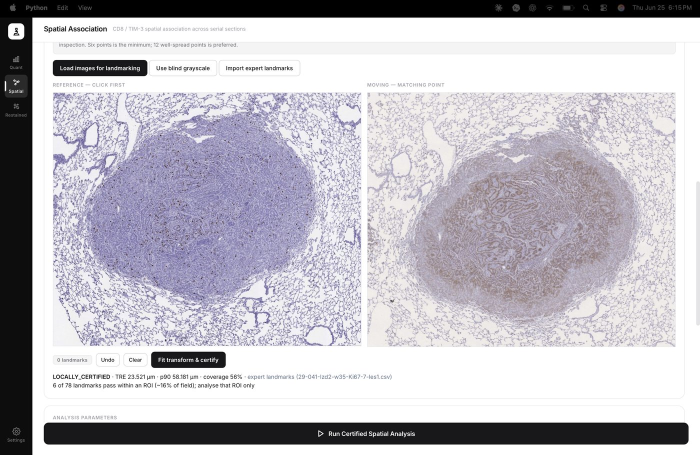
#> input picture assets/landmark_certified.jpg, 1400 x 910 px (shown at 1/2 size); its folder holds only this picture in this run
$ python -i serial_registration.py   (imports and definitions only)   (older library calls are emulated)
#> lines starting #> are read from the running program, lines starting #| are printed output that depends on the picture; after the words box and inside, x2 and y2 are one past the last pixel; in counts of white or black regions, pixels touching at a corner belong together
"""
serial_registration.py
Serial-section-appropriate registration + structural QC + local-residual TRE
for paired H-DAB CD8 / TIM-3 sections (Phase A certification).

WHY THIS EXISTS (see ihc.md "Phase A — registration redesign"):
The legacy path (registration.py: rigid Euler2D MI, then nuclear ORB/SIFT) cannot
register serial sections — individual nuclei are different physical objects across
the z-gap, so nuclear texture does not correspond — and its QC fails *closed* on
genuinely well-aligned tissue (residual measured on the same non-repeatable nuclear
features). This module instead:

  1. Registers on a LOW-FREQUENCY STRUCTURAL hematoxylin signal (vessels, lumens,
     sinusoids, tissue boundaries) at σ≈12 µm — the morphology shared across serial
     sections; single nuclei are blurred away.
  2. Uses a SIMILARITY transform (rotation + translation + uniform scale) so any
     within-pair scale difference is absorbed (rigid cannot), and exports the
     estimated scale for cross-check against the scale-bar ratio.
  3. EVALUATES multiple candidate transforms (multi-init multi-resolution MI +
     phase correlation + identity) and SELECTS by LOCAL STRUCTURAL CONSENSUS —
     dense patch phase-correlation, rewarding many confident locally-aligned
     patches with low residual. (A global NCC/MI is too flat on near-uniform liver
     parenchyma and was the cause of the spurious identity fallbacks.)
  4. CERTIFIES by LOCAL residual measured directly on structure (patch
     phase-correlation residual flow → median / p90 / per-region max), cross-checked
     by independent LUMEN-CENTROID TRE, and produces green/magenta + checkerboard
     overlays for a human 2-minute visual confirmation.

HONESTY: the patch-flow residual is measured on the structural channel that MI was
optimised on (so it is a consistency check, not a fully independent gold standard);
the lumen-centroid TRE (independent objects) and the human visual overlays are what
close the independence gap, as the scope requires.
"""

import os
import math
import numpy as np

from registration import (
    extract_hematoxylin,
    _rgb_to_gray,
    _load_rgb_thumbnail,
    _sitk_to_affine,
)


# ──────────────────────────────────────────────────────────────────────────────
# 1. Scale-bar self-calibration (burned-in 100 µm bar)
# ──────────────────────────────────────────────────────────────────────────────
def detect_scale_bar_px(image_path: str, bar_um: float = 100.0):
    """
    Robustly measure the burned-in scale bar length (px) in the bottom strip.

    The bar is a SOLID horizontal segment; the "100 µm" label above it is thin
    text. The legacy extractor mis-measured by merging the two; here we take the
    longest CONTIGUOUS solid dark run (fill≈1, short height), voted across a small
    threshold sweep so anti-aliasing / text-merge artefacts are rejected.

    Returns dict: {bar_px, pixel_size_um, bbox=(x,y,w,h), source}; bar_px None on
    failure.
    """
#> called with image_path = 'assets/landmark_certified.jpg', bar_um = 100
    import cv2
    from PIL import Image
    try:
        g = np.array(Image.open(image_path).convert("L"))
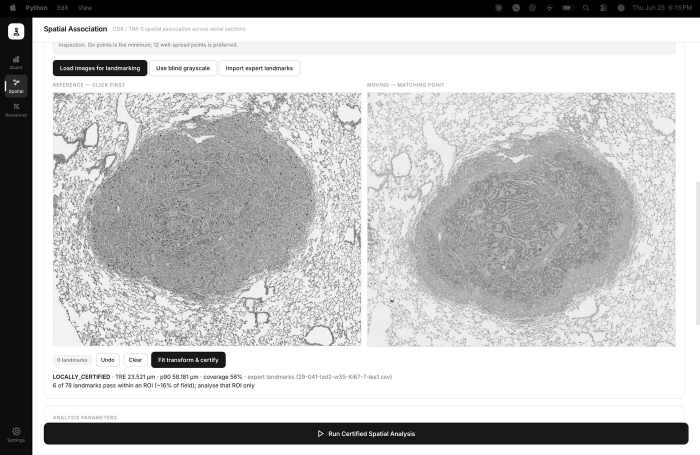
#> g: shape (910, 1400) (shown at 1/2 size); min 0, max 255, mean 191
    except Exception as e:
        return {"bar_px": None, "pixel_size_um": None, "bbox": None,
                "source": f"load_failed:{e}"}

    h, w = g.shape
#> h = 910; w = 1400
    y0 = int(h * 0.80)
#> y0 = 728
    strip = g[y0:, :]
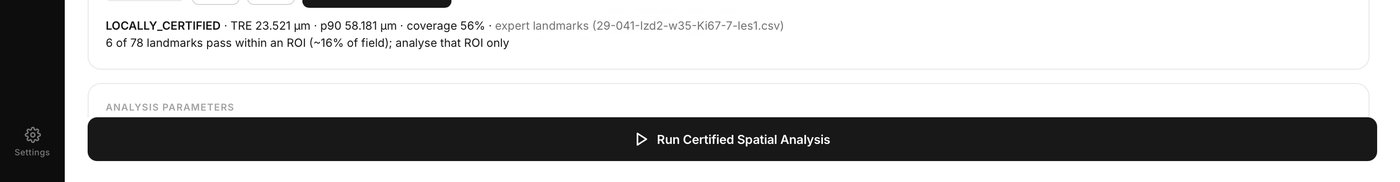
#> strip: shape (182, 1400); min 0, max 255, mean 189.4
    widths, boxes = {}, {}
    for thr in (60, 90, 120):
        dark = (strip < thr).astype(np.uint8) * 255
        k = cv2.getStructuringElement(cv2.MORPH_RECT, (9, 1))
        op = cv2.morphologyEx(dark, cv2.MORPH_OPEN, k)
        n, _lab, stats, _c = cv2.connectedComponentsWithStats(op, connectivity=8)
        best = None
        for i in range(1, n):
            cw = int(stats[i, cv2.CC_STAT_WIDTH]); ch = int(stats[i, cv2.CC_STAT_HEIGHT])
            area = int(stats[i, cv2.CC_STAT_AREA])
            if cw < 40 or ch > 20 or area / float(cw * ch) < 0.6:
                continue
            if best is None or cw > best[0]:
                best = (cw, ch, int(stats[i, cv2.CC_STAT_LEFT]),
                        y0 + int(stats[i, cv2.CC_STAT_TOP]))
        if best is not None:
            widths[thr] = best[0]; boxes[thr] = best
#> this loop made 3 passes
#> n on passes 1 to 3: 7, 6, 6
#> pass 1, in detect_scale_bar_px, `dark = (strip < thr).astype(np.uint8) * 255`:
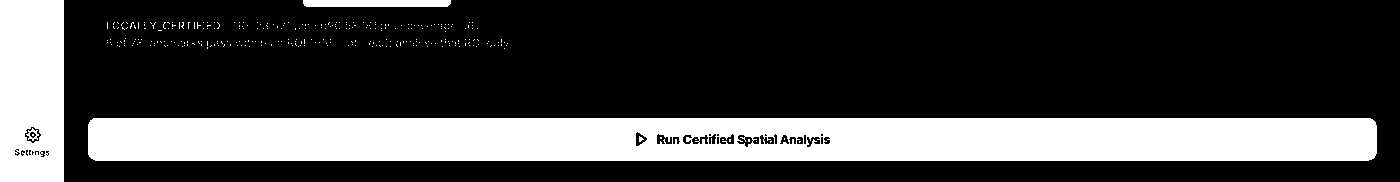
#> dark: shape (182, 1400); 26.4% white; 306 white regions (302 under 20 px), largest, box (x1, y1, x2, y2) and area: (88, 118, 1377, 161) 54351, (0, 0, 64, 182) 11387, (303, 0, 451, 7) 1025, (26, 128, 39, 141) 67
#> pass 1, in detect_scale_bar_px, `n, _lab, stats, _c = cv2.connectedComponentsWithStats(op, connectivity..`:
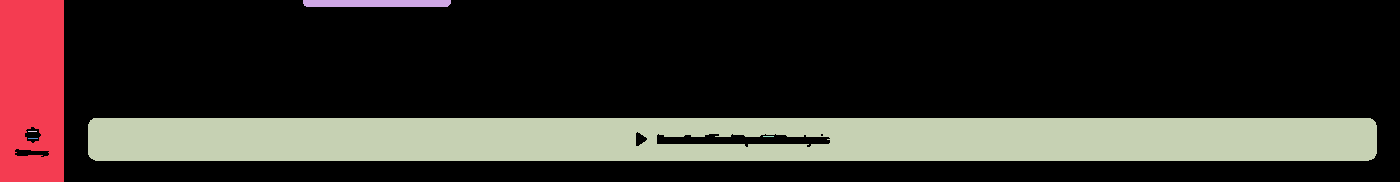
#> _lab: shape (182, 1400) int32; 7 distinct labels, from 0 to 6; one colour per label, 0 black
#> pass 2, in detect_scale_bar_px, `dark = (strip < thr).astype(np.uint8) * 255`:
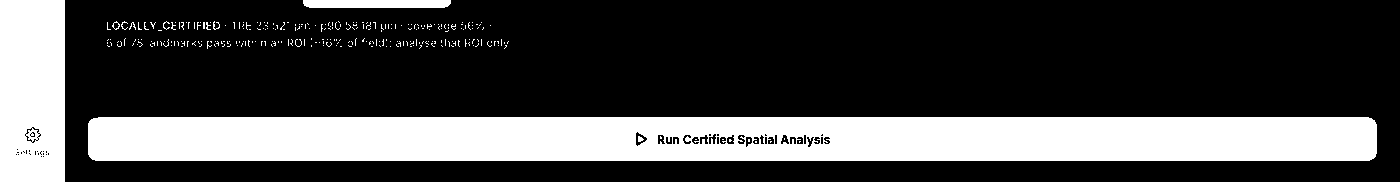
#> dark: shape (182, 1400); 27.4% white; 279 white regions (270 under 20 px), largest, box (x1, y1, x2, y2) and area: (88, 117, 1377, 161) 55729, (0, 0, 65, 182) 11719, (303, 0, 451, 8) 1161
#> after the loop:
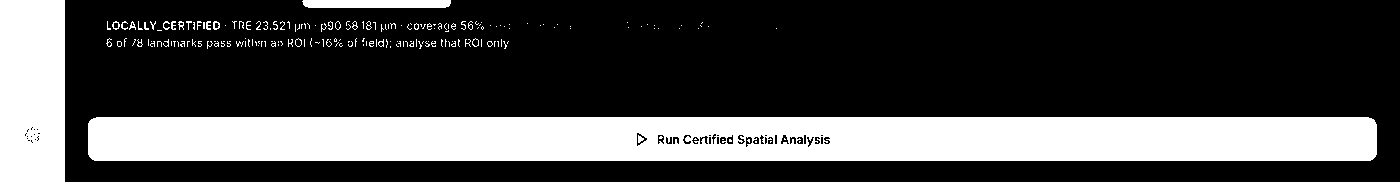
#> dark: shape (182, 1400); 27.7% white; 199 white regions (171 under 20 px), largest, box (x1, y1, x2, y2) and area: (88, 117, 1377, 161) 55843, (0, 0, 65, 182) 11802, (302, 0, 451, 8) 1168
#> after the loop:
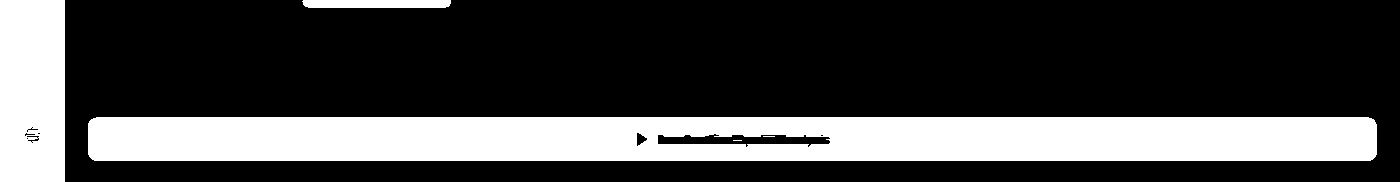
#> op: shape (182, 1400); 26.8% white; 5 white regions (2 under 20 px), largest, box (x1, y1, x2, y2) and area: (88, 117, 1377, 161) 55235, (0, 0, 65, 182) 11771, (302, 0, 451, 8) 1168
#> after the loop, boxes = {60: (148, 7, 303, 728), 90: (148, 8, 303, 728), 120: (149, 8, 302, 728)}; widths = {60: 148, 90: 148, 120: 149}

    if not widths:
        return {"bar_px": None, "pixel_size_um": None, "bbox": None,
                "source": "no_bar_detected"}
    bar_px = int(round(np.median(list(widths.values()))))
#> bar_px = 148
    box = next((boxes[t] for t in (90, 60, 120) if widths.get(t) == bar_px),
               list(boxes.values())[0])
#> box = (148, 8, 303, 728)
    cw, ch, bx, by = box
#> cw = 148; ch = 8; bx = 303; by = 728
    return {"bar_px": bar_px, "pixel_size_um": round(bar_um / bar_px, 4),
            "bbox": (bx, by, cw, ch), "source": "scale_bar"}


# ──────────────────────────────────────────────────────────────────────────────
# 2. Structural representations (low-frequency hematoxylin, tissue mask, lumens)
# ──────────────────────────────────────────────────────────────────────────────
# [103 lines left out: functions structural_channel, tissue_mask, _fill_holes, lumen_centroids, patch_residual_flow, flow_stats, not called in this run]


# ──────────────────────────────────────────────────────────────────────────────
# 4. Similarity registration: multi-init candidates + local-consensus selection
# ──────────────────────────────────────────────────────────────────────────────
def _affine_scale(matrix):
    a, b, c, d = matrix[0, 0], matrix[0, 1], matrix[1, 0], matrix[1, 1]
    return float(math.sqrt(abs(a * d - b * c)))


# [524 lines left out: functions _make_inits, _run_similarity, _mi_eval, register_similarity, _apply_affine, lumen_tre and 8 more, not called in this run]

>>> result = detect_scale_bar_px('assets/landmark_certified.jpg')
#> result = {'bar_px': 148, 'pixel_size_um': 0.676, 'bbox': (303, 728, 148, 8), 'source': 'scale_bar'}

$ run again, on assets/spatial_segmentation.jpg
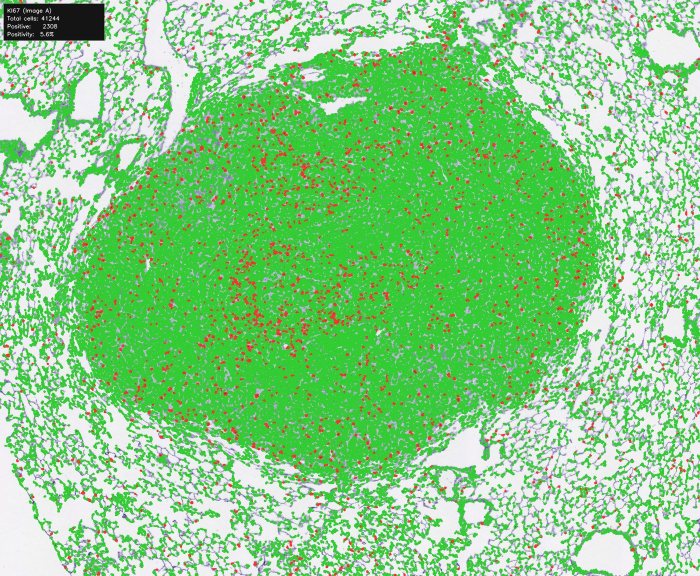
#> input picture assets/spatial_segmentation.jpg, 1400 x 1152 px (shown at 1/2 size)
#> the loop in detect_scale_bar_px, `for thr in (60, 90, 120):` made 3 passes
#> (n, stats) on passes 1 to 2: (1, [[0, 0, 1400, 231, 323400]]), (1, [[0, 0, 1400, 231, 323400]])
#> pass 1, in detect_scale_bar_px, `dark = (strip < thr).astype(np.uint8) * 255`:
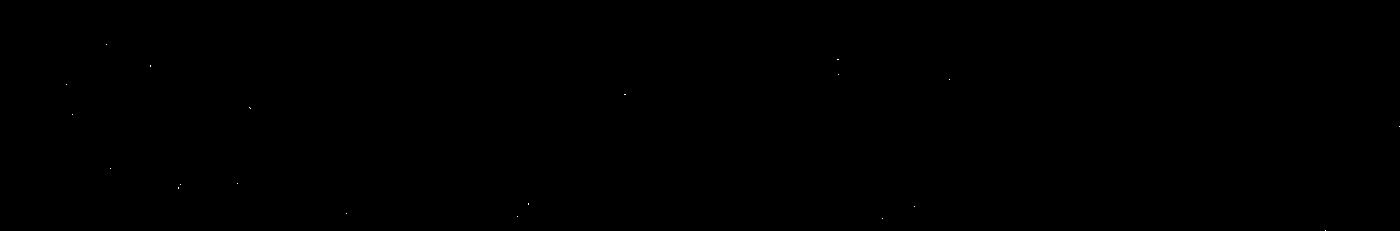
#> dark: shape (231, 1400); 0.01% white in thin lines or dots, all inside (x1, y1, x2, y2) = (66, 44, 1400, 231)
#> after the loop in detect_scale_bar_px, `for thr in (60, 90, 120):`:
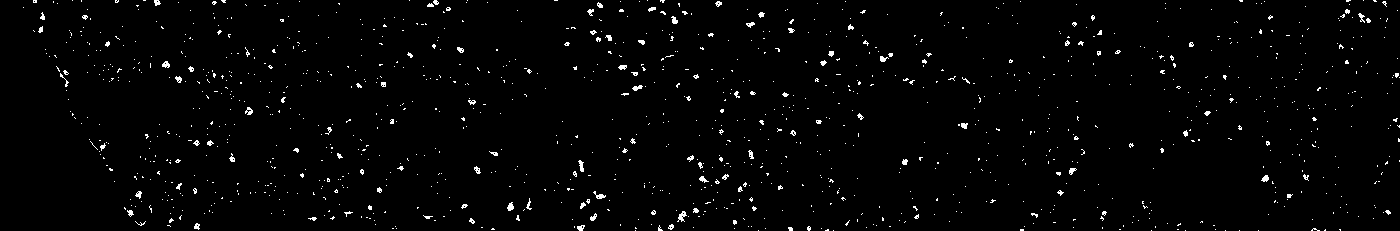
#> dark: shape (231, 1400); 1.7% white in thin lines or dots
#> after the loop in detect_scale_bar_px, `for thr in (60, 90, 120):`: boxes = 0 items
